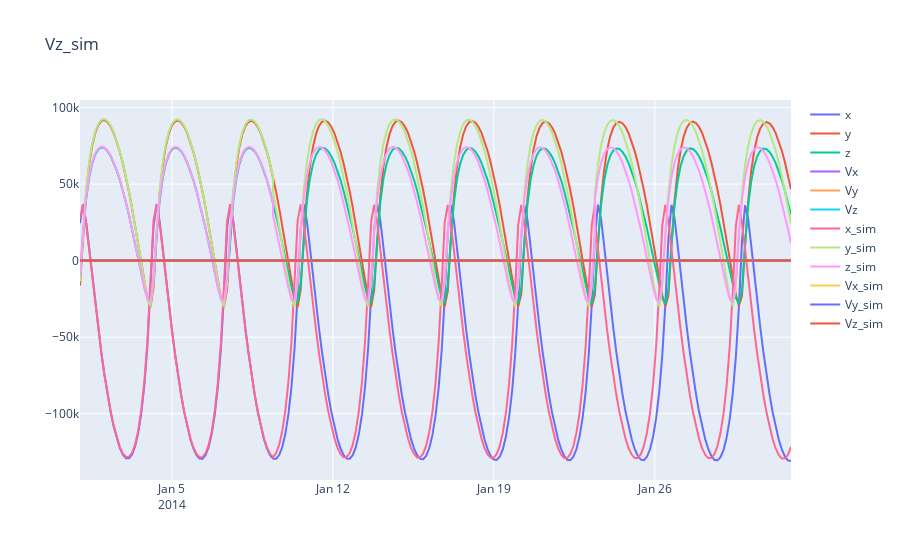

Notebook source saved alongside this figure:
### Markdown cell above
### 2.4.1 Общий вид

### Code cell
plotly_df(df_for_graph)

### Figure 1 — Plotly figure (JSON) as saved in the notebook; plotly's stock layout.template omitted (floating-point values rounded to 4 significant figures; data arrays with more than 128 entries replaced by an {"elided": "..."} marker saying what was removed)
{"data": [{"mode": "lines", "name": "x", "type": "scatter", "x": {"elided": "235 str values"}, "y": {"elided": "235 float values"}}, {"mode": "lines", "name": "y", "type": "scatter", "x": {"elided": "235 str values"}, "y": {"elided": "235 float values"}}, {"mode": "lines", "name": "z", "type": "scatter", "x": {"elided": "235 str values"}, "y": {"elided": "235 float values"}}, {"mode": "lines", "name": "Vx", "type": "scatter", "x": {"elided": "235 str values"}, "y": {"elided": "235 float values"}}, {"mode": "lines", "name": "Vy", "type": "scatter", "x": {"elided": "235 str values"}, "y": {"elided": "235 float values"}}, {"mode": "lines", "name": "Vz", "type": "scatter", "x": {"elided": "235 str values"}, "y": {"elided": "235 float values"}}, {"mode": "lines", "name": "x_sim", "type": "scatter", "x": {"elided": "235 str values"}, "y": {"elided": "235 float values"}}, {"mode": "lines", "name": "y_sim", "type": "scatter", "x": {"elided": "235 str values"}, "y": {"elided": "235 float values"}}, {"mode": "lines", "name": "z_sim", "type": "scatter", "x": {"elided": "235 str values"}, "y": {"elided": "235 float values"}}, {"mode": "lines", "name": "Vx_sim", "type": "scatter", "x": {"elided": "235 str values"}, "y": {"elided": "235 float values"}}, {"mode": "lines", "name": "Vy_sim", "type": "scatter", "x": {"elided": "235 str values"}, "y": {"elided": "235 float values"}}, {"mode": "lines", "name": "Vz_sim", "type": "scatter", "x": {"elided": "235 str values"}, "y": {"elided": "235 float values"}}], "layout": {"title": {"text": "Vz_sim"}}}
